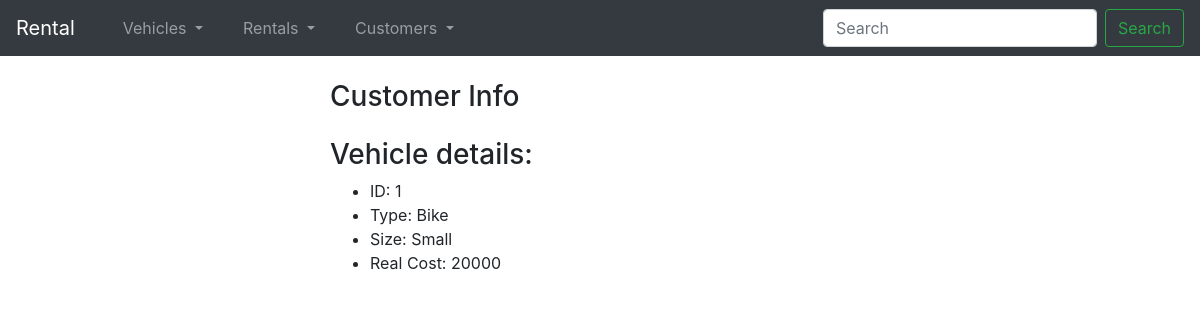
Page /rent/vehicle/1 on the committed database.
### rent/models.py (models this page shows, shortened)
class Vehicle(models.Model):
	vehicle_type = models.ForeignKey(Vehicle_Type, on_delete=models.CASCADE)
	date_created =  models.DateTimeField()
	real_cost = models.IntegerField()
	size = models.ForeignKey(Vehicle_Size, on_delete=models.CASCADE)

class Vehicle_Type(models.Model):
	name = models.CharField(max_length=200)

class Vehicle_Size(models.Model):
	name = models.CharField(max_length=200)

### rent/views.py (the view)
# urls.py: path('vehicle', views.all_vehicles, name='all_vehicles'),
def vehicle(request,vehicle_id):
	vehicle = Vehicle.objects.filter(id=vehicle_id).first()
	return render(request, 'vehicle.html', {'vehicle' : vehicle})

### rent/templates/vehicle.html (shortened to what this page needs)
{% extends "base.html" %}
{% block content %}
	<div class="container flex">
		<div class="row">
			<div class="col-3"></div>
			<div class="col-6">
				<h3 class="mt-4 mb-4">Customer Info</h3>
					<h3>Vehicle details:</h3>
					<ul>
						<li>ID: {{vehicle.id}}</li>
						<li>Type: {{vehicle.vehicle_type.name}}</li>
						<li>Size: {{vehicle.size.name}}</li>
						<li>Real Cost: {{vehicle.real_cost}}</li>
					</ul>
			</div>
			<div class="col-3"></div>
		</div>
	</div>
{% endblock %}

### rows in the picture
Vehicle: id "1", vehicle_type.name "Bike", size.name "Small", real_cost "20000"
